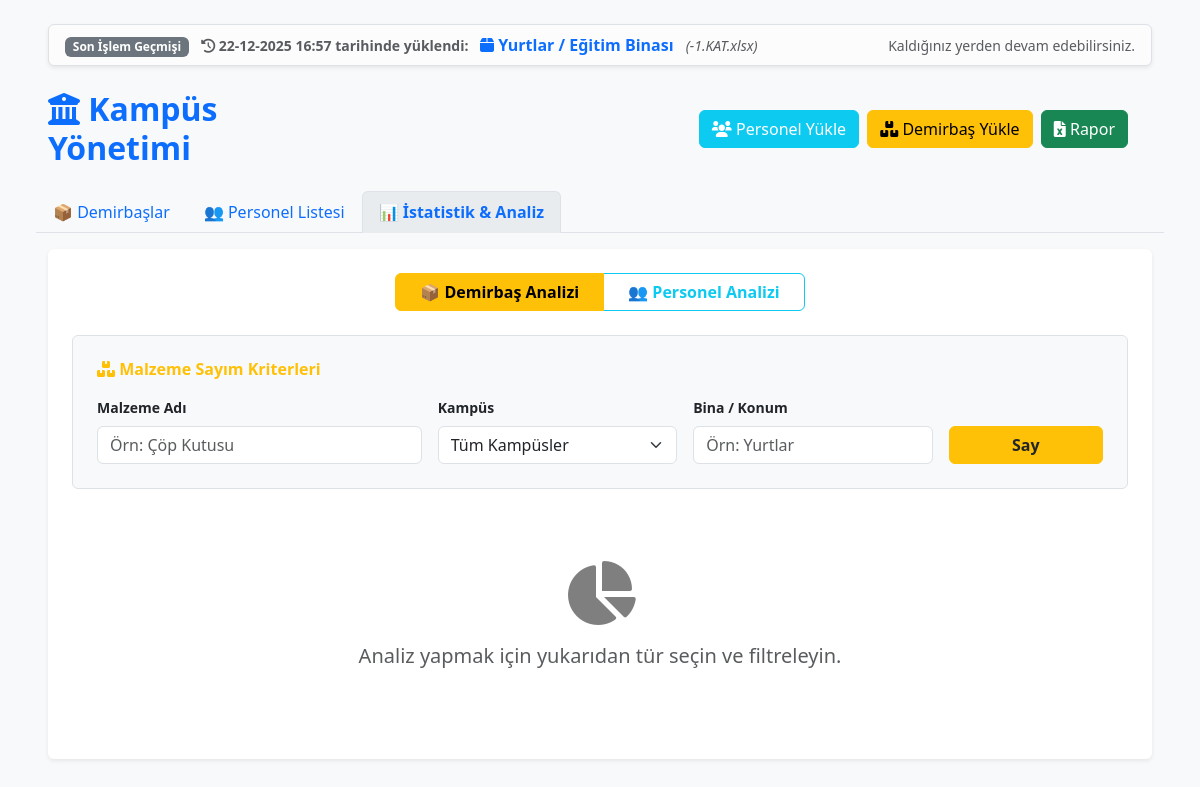
The app's page /?tab=istatistik with its own data.
### tables this page shows
CREATE TABLE yukleme_gecmisi (
            id INTEGER PRIMARY KEY AUTOINCREMENT,
            dosya_adi TEXT,
            hedef_konum TEXT,
            tur TEXT,
            tarih TEXT
        );

### app.py (the view)
@app.route('/')
def index():
    aktif_tab = request.args.get('tab', 'demirbas')
    arama_terimi = request.args.get('q', '')
    analiz_turu = request.args.get('analiz_turu', 'demirbas')
    ist_malzeme = request.args.get('ist_malzeme', '')
    ist_kampus = request.args.get('ist_kampus', '')
    ist_konum = request.args.get('ist_konum', '')
    ist_p_ad = request.args.get('ist_p_ad', '')
    ist_p_birim = request.args.get('ist_p_birim', '')
    ist_p_kampus = request.args.get('ist_p_kampus', '')
    ist_p_ofis = request.args.get('ist_p_ofis', '')
    sayfa_d = request.args.get('sayfa_d', 1, type=int)
    sayfa_p = request.args.get('sayfa_p', 1, type=int)
    limit = 20
    offset_d = (sayfa_d - 1) * limit
    offset_p = (sayfa_p - 1) * limit
    conn = baglanti_kur()
    cur = conn.cursor()
    d_sql = "SELECT * FROM demirbaslar"
    d_c_sql = "SELECT COUNT(*) FROM demirbaslar"
    d_p = []
    if arama_terimi and aktif_tab == 'demirbas':
        t = f"%{turkce_normalize(arama_terimi)}%"
        f = " WHERE NORMALIZE(ad) LIKE ? OR NORMALIZE(konum) LIKE ? OR NORMALIZE(kampus) LIKE ?"
        d_sql += f; d_c_sql += f; d_p = [t, t, t]
    cur.execute(d_c_sql, d_p)
    total_d = cur.fetchone()[0]
    total_pages_d = (total_d + limit - 1) // limit
    d_sql += " ORDER BY id DESC LIMIT ? OFFSET ?"
    d_p.extend([limit, offset_d])
    cur.execute(d_sql, d_p)
    demirbaslar = cur.fetchall()
    p_sql = "SELECT * FROM personeller"
    p_c_sql = "SELECT COUNT(*) FROM personeller"
    p_p = []
    if arama_terimi and aktif_tab == 'personel':
        t = f"%{turkce_normalize(arama_terimi)}%"
        f = " WHERE NORMALIZE(ad_soyad) LIKE ? OR NORMALIZE(ofis) LIKE ? OR NORMALIZE(birimi) LIKE ?"
        p_sql += f; p_c_sql += f; p_p = [t, t, t]
    cur.execute(p_c_sql, p_p)
    total_p = cur.fetchone()[0]
    total_pages_p = (total_p + limit - 1) // limit
    p_sql += " ORDER BY ofis ASC LIMIT ? OFFSET ?"
    p_p.extend([limit, offset_p])
    cur.execute(p_sql, p_p)
    personeller = cur.fetchall()
    analiz_sonuclari = []
    analiz_toplam = 0
    if aktif_tab == 'istatistik':
        if analiz_turu == 'personel':
            sql = "SELECT * FROM personeller WHERE 1=1"
            params = []
            if ist_p_ad:
                sql += " AND (NORMALIZE(ad_soyad) LIKE ? OR NORMALIZE(unvan) LIKE ?)"
                params.extend([f"%{turkce_normalize(ist_p_ad)}%", f"%{turkce_normalize(ist_p_ad)}%"])
            if ist_p_birim:
                sql += " AND NORMALIZE(birimi) LIKE ?"
                params.append(f"%{turkce_normalize(ist_p_birim)}%")
            if ist_p_kampus and ist_p_kampus != "Tümü":
                sql += " AND kampus = ?"
                params.append(ist_p_kampus)
            if ist_p_ofis:
                sql += " AND NORMALIZE(ofis) LIKE ?"
                params.append(f"%{turkce_normalize(ist_p_ofis)}%")
            sql += " ORDER BY birimi ASC, ad_soyad ASC"
            if ist_p_ad or ist_p_birim or (ist_p_kampus and ist_p_kampus != "Tümü") or ist_p_ofis:
                cur.execute(sql, params)
                analiz_sonuclari = cur.fetchall()
                analiz_toplam = len(analiz_sonuclari)
        else: # Demirbaş Analizi
            sql = "SELECT ad, kampus, konum, SUM(adet) as toplam_adet FROM demirbaslar WHERE 1=1"
            params = []
            if ist_malzeme:
                sql += " AND NORMALIZE(ad) LIKE ?"
                params.append(f"%{turkce_normalize(ist_malzeme)}%")
            if ist_kampus and ist_kampus != "Tümü":
                sql += " AND kampus = ?"
                params.append(ist_kampus)
            if ist_konum:
                sql += " AND NORMALIZE(konum) LIKE ?"
                params.append(f"%{turkce_normalize(ist_konum)}%")
            sql += " GROUP BY ad, kampus, konum ORDER BY kampus ASC, konum ASC"
            if ist_malzeme or (ist_kampus and ist_kampus != "Tümü") or ist_konum:
                cur.execute(sql, params)
                analiz_sonuclari = cur.fetchall()
                for row in analiz_sonuclari: analiz_toplam += row['toplam_adet']
    try:
        cur.execute("SELECT * FROM yukleme_gecmisi ORDER BY id DESC LIMIT 1")
        son_yukleme = cur.fetchone()
    except:
        son_yukleme = None
    conn.close()
    return render_template('index.html',
                           demirbaslar=demirbaslar, personeller=personeller,
                           analiz_sonuclari=analiz_sonuclari, analiz_toplam=analiz_toplam, analiz_turu=analiz_turu,
                           yerleskeler=YERLESKELER, arama_terimi=arama_terimi, aktif_tab=aktif_tab,
                           sayfa_d=sayfa_d, toplam_sayfa_demirbas=total_pages_d,
                           sayfa_p=sayfa_p, toplam_sayfa_personel=total_pages_p,
                           ist_malzeme=ist_malzeme, ist_kampus=ist_kampus, ist_konum=ist_konum,
                           ist_p_ad=ist_p_ad, ist_p_birim=ist_p_birim, ist_p_kampus=ist_p_kampus, ist_p_ofis=ist_p_ofis,
                           son_yukleme=son_yukleme)

### app.py (called while the page is built)
def baglanti_kur():
    conn = sqlite3.connect(DB_NAME)
    conn.row_factory = sqlite3.Row
    conn.create_function("NORMALIZE", 1, turkce_normalize)
    return conn

### templates/index.html (shortened to what this page needs)
<!DOCTYPE html>
<html lang="tr">
<head>
    <link href="https://cdn.jsdelivr.net/npm/bootstrap@5.3.0/dist/css/bootstrap.min.css" rel="stylesheet">
    <link rel="stylesheet" href="https://cdnjs.cloudflare.com/ajax/libs/font-awesome/6.0.0/css/all.min.css">
</head>
<body class="bg-light">
<div class="container-fluid px-5 mt-4">
    {% if son_yukleme %}
    <div class="alert alert-light border shadow-sm d-flex align-items-center justify-content-between py-2 mb-4">
        <div>
            <span class="badge bg-secondary me-2">Son İşlem Geçmişi</span>
            <small class="text-muted fw-bold">
                <i class="fas fa-history"></i> {{ son_yukleme.tarih }} tarihinde yüklendi:
            </small>
            <span class="text-primary fw-bold mx-2">
                {% if son_yukleme.tur == 'Demirbaş' %}
                    <i class="fas fa-box"></i> {{ son_yukleme.hedef_konum }}
                {% else %}
                    <i class="fas fa-users"></i> {{ son_yukleme.hedef_konum }}
                {% endif %}
            </span>
            <small class="text-muted fst-italic">({{ son_yukleme.dosya_adi }})</small>
        </div>
        <small class="text-muted">Kaldığınız yerden devam edebilirsiniz.</small>
    </div>
    {% endif %}
    <div class="row align-items-center mb-4">
    <div class="row align-items-center mb-4">
        <div class="col-md-3"><h2 class="text-primary fw-bold mb-0"><i class="fas fa-university"></i> Kampüs Yönetimi</h2></div>
        <div class="col-md-5 text-end">
            <button class="btn btn-info text-white me-1" data-bs-toggle="modal" data-bs-target="#uploadPersonelModal">
                <i class="fas fa-users"></i> Personel Yükle
            </button>
            <button class="btn btn-warning me-1" data-bs-toggle="modal" data-bs-target="#uploadDemirbasModal">
                <i class="fas fa-boxes"></i> Demirbaş Yükle
            </button>
            <a href="/rapor" class="btn btn-success"><i class="fas fa-file-excel"></i> Rapor</a>
        </div>
    </div>
    <ul class="nav nav-tabs mb-3" id="myTab">
        <li class="nav-item">
            <a class="nav-link {% if aktif_tab == 'demirbas' %}active{% endif %}" href="/?tab=demirbas" style="cursor: pointer;">📦 Demirbaşlar</a>
        </li>
        <li class="nav-item">
            <a class="nav-link {% if aktif_tab == 'personel' %}active{% endif %}" href="/?tab=personel" style="cursor: pointer;">👥 Personel Listesi</a>
        </li>
        <li class="nav-item">
            <a class="nav-link {% if aktif_tab == 'istatistik' %}active{% endif %}" href="/?tab=istatistik" style="cursor: pointer;">📊 İstatistik & Analiz</a>
        </li>
    </ul>
    <div class="tab-content" id="myTabContent">
        <div class="tab-pane fade" id="istatistik">
            <div class="card p-4 shadow-sm border-0">
                <div class="text-center mb-4">
                    <div class="btn-group" role="group">
                        <label class="btn btn-outline-warning px-4 fw-bold" for="radioDemirbas">📦 Demirbaş Analizi</label>
                        <label class="btn btn-outline-info px-4 fw-bold" for="radioPersonel">👥 Personel Analizi</label>
                    </div>
                </div>
                <div id="form-demirbas" class="bg-light p-4 rounded border mb-4" {% if analiz_turu == 'personel' %}style="display:none;"{% endif %}>
                    <h6 class="text-warning fw-bold mb-3"><i class="fas fa-boxes"></i> Malzeme Sayım Kriterleri</h6>
                    <form action="/#analizSonuclari" method="GET">
                        <div class="row g-3 align-items-end">
                            <div class="col-md-4">
                                <label class="form-label small fw-bold">Malzeme Adı</label>
                                <input type="text" name="ist_malzeme" class="form-control" placeholder="Örn: Çöp Kutusu" value="{{ ist_malzeme }}">
                            </div>
                            <div class="col-md-3">
                                <label class="form-label small fw-bold">Kampüs</label>
                                <select name="ist_kampus" class="form-select">
                                    <option value="Tümü">Tüm Kampüsler</option>
                                </select>
                            </div>
                            <div class="col-md-3">
                                <label class="form-label small fw-bold">Bina / Konum</label>
                                <input type="text" name="ist_konum" class="form-control" placeholder="Örn: Yurtlar" value="{{ ist_konum }}">
                            </div>
                            <div class="col-md-2">
                                <button type="submit" class="btn btn-warning w-100 fw-bold text-dark">Say</button>
                            </div>
                        </div>
                    </form>
                </div>
                <div id="analizSonuclariContainer">
                    {% if analiz_sonuclari %}
                        <div id="analizSonuclari"></div>
                        <div class="alert alert-success text-center border-0 shadow-sm d-flex justify-content-between align-items-center px-5">
                            <div class="text-start">
                                <small class="text-muted d-block text-uppercase fw-bold mb-1">Analiz Sonucu</small>
                                <span class="fs-5">
                                    <i class="fas fa-check-circle"></i>
                                    Toplam: <span class="fw-bold display-6 mx-2">{{ analiz_toplam }}</span>
                                    {{ 'Kişi' if analiz_turu == 'personel' else 'Adet' }} Bulundu
                                </span>
                            </div>
                            <div class="col-md-4 text-end">
                                <a href="/rapor-analiz?analiz_turu={{ analiz_turu }}&ist_malzeme={{ ist_malzeme }}&ist_kampus={{ ist_kampus }}&ist_konum={{ ist_konum }}&ist_p_ad={{ ist_p_ad }}&ist_p_birim={{ ist_p_birim }}&ist_p_kampus={{ ist_p_kampus }}&ist_p_ofis={{ ist_p_ofis }}"
                                   class="btn btn-success fw-bold shadow-sm">
                                    <i class="fas fa-file-excel"></i> Bu Tabloyu İndir
                                </a>
                            </div>
                        </div>
                        <div class="table-responsive-custom mt-3" style="max-height: 500px;">
                            <table class="table table-hover align-middle">
                                <thead class="bg-dark text-white" style="position: sticky; top: 0;">
                                    <tr>
                                        {% if analiz_turu == 'personel' %}
                                            <th>Ad Soyad</th><th>Ünvan</th><th>Birim</th><th>Kampüs</th><th>Ofis</th>
                                        {% else %}
                                            <th>Malzeme Adı</th><th>Kampüs</th><th>Konum / Ofis</th><th class="text-center">Adet</th>
                                        {% endif %}
                                    </tr>
                                </thead>
                                <tbody>
                                    {% for row in analiz_sonuclari %}
                                    <tr>
                                        {% if analiz_turu == 'personel' %}
                                            <td class="fw-bold">{{ row.ad_soyad }}</td>
                                            <td>{{ row.unvan }}</td>
                                            <td><span class="badge bg-info text-dark">{{ row.birimi }}</span></td>
                                            <td class="small">{{ row.kampus }}</td>
                                            <td class="text-primary small">{{ row.ofis }}</td>
                                        {% else %}
                                            <td class="fw-bold">{{ row.ad }}</td>
                                            <td><span class="badge bg-secondary">{{ row.kampus }}</span></td>
                                            <td class="text-primary small">{{ row.konum }}</td>
                                            <td class="text-center fw-bold fs-5 text-success">{{ row.toplam_adet }}</td>
                                        {% endif %}
                                    </tr>
                                    {% endfor %}
                                </tbody>
                            </table>
                        </div>
                    {% elif (ist_malzeme or ist_p_birim or (ist_kampus and ist_kampus != 'Tümü')) %}
                        <div class="alert alert-warning text-center">Bu kriterlere uygun kayıt bulunamadı.</div>
                    {% else %}
                        <div class="text-center text-muted py-5">
                            <i class="fas fa-chart-pie fa-4x mb-3 text-black-50"></i>
                            <p class="fs-5">Analiz yapmak için yukarıdan tür seçin ve filtreleyin.</p>
                        </div>
                    {% endif %}
                </div>
            </div>
        </div>
    </div>
</div>
</body>
</html>

### templates/index.html (style rules this page uses)
.nav-tabs .nav-link.active { background-color: #e9ecef; border-bottom-color: transparent; font-weight: bold; color: #0d6efd; }

### records on screen
yukleme_gecmisi: tarih "22-12-2025 16:57", hedef_konum "Yurtlar / Eğitim Binası", dosya_adi "-1.KAT.xlsx"
